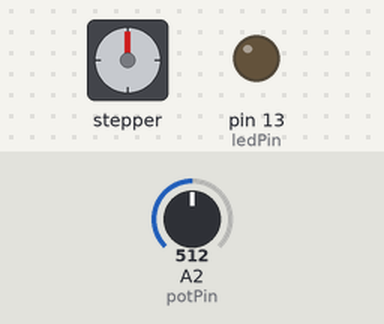
The sketch below on a simulated Arduino Uno, built with avr-gcc and run on an emulated ATmega328P. On the bench: stepper motor, output pins drawn as LEDs (lit = HIGH). The test bench sets the inputs (shaded band); at power-on: A2 (potPin) = 512. Stepper angles assume 10000 steps per turn; what the sketch prints to the serial monitor is not drawn.

Above: at 1.8 s.
1.9 s: A2 (potPin) set to 887
3.4 s: A2 (potPin) set to 915
Timing chart, 0 to 6.4 s (numbered marks = the images above; inputs shaded):
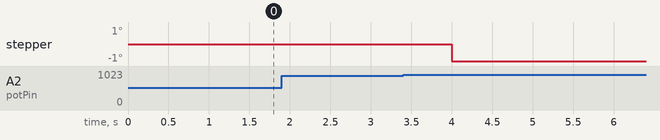

Measured:
- after the input at 1.9 s, every drawn part: stays the same

The sketch:

StepperTest.ino
```cpp
/*
This is a test sketch for the Adafruit assembled Motor Shield for Arduino v2
It won't work with v1.x motor shields! Only for the v2's with built in PWM
control

For use with the Adafruit Motor Shield v2
---->	http://www.adafruit.com/products/1438
*/


#include <Wire.h>
#include <Adafruit_MotorShield.h>
#include "utility/Adafruit_PWMServoDriver.h"

// Create the motor shield object with the default I2C address
Adafruit_MotorShield AFMS = Adafruit_MotorShield();
// Or, create it with a different I2C address (say for stacking)
// Adafruit_MotorShield AFMS = Adafruit_MotorShield(0x61);

// Connect a stepper motor with 200 steps per revolution (1.8 degree)
// to motor port #2 (M3 and M4)
Adafruit_StepperMotor *myMotor = AFMS.getStepper(10000, 1);

int potPin = 2;    // select the input pin for the potentiometer
int ledPin = 13;   // select the pin for the LED
int val = 0;       // variable to store the value coming from the sensor
int moving = false;

void setup() {
  Serial.begin(9600);           // set up Serial library at 9600 bps
  Serial.println("Stepper test!");

  AFMS.begin();  // create with the default frequency 1.6KHz
  //AFMS.begin(1000);  // OR with a different frequency, say 1KHz
  pinMode(ledPin, OUTPUT);  // declare the ledPin as an OUTPUT

  myMotor->setSpeed(1);  // 10 rpm
}

void loop() {
  Serial.println("Single coil steps");

  val = analogRead(potPin);

  if (val < 3) {
    if (!moving) {
      myMotor->step(1, FORWARD, SINGLE);
      myMotor->step(0, FORWARD, SINGLE);
    }
    moving = true;
  } else if (val > 900) {
    if (!moving) myMotor->step(1, BACKWARD, SINGLE);
    moving = true;
  } else {
    if (moving) myMotor->step(0, FORWARD, SINGLE);
    moving = false;
  }
  delay(1000);

//  myMotor->step(100, BACKWARD, SINGLE);
//
//  Serial.println("Double coil steps");
//  myMotor->step(100, FORWARD, DOUBLE);
//  myMotor->step(100, BACKWARD, DOUBLE);
//
//  Serial.println("Interleave coil steps");
//  myMotor->step(100, FORWARD, INTERLEAVE);
//  myMotor->step(100, BACKWARD, INTERLEAVE);
//
//  Serial.println("Microstep steps");
//  myMotor->step(50, FORWARD, MICROSTEP);
//  myMotor->step(50, BACKWARD, MICROSTEP);
}
```
